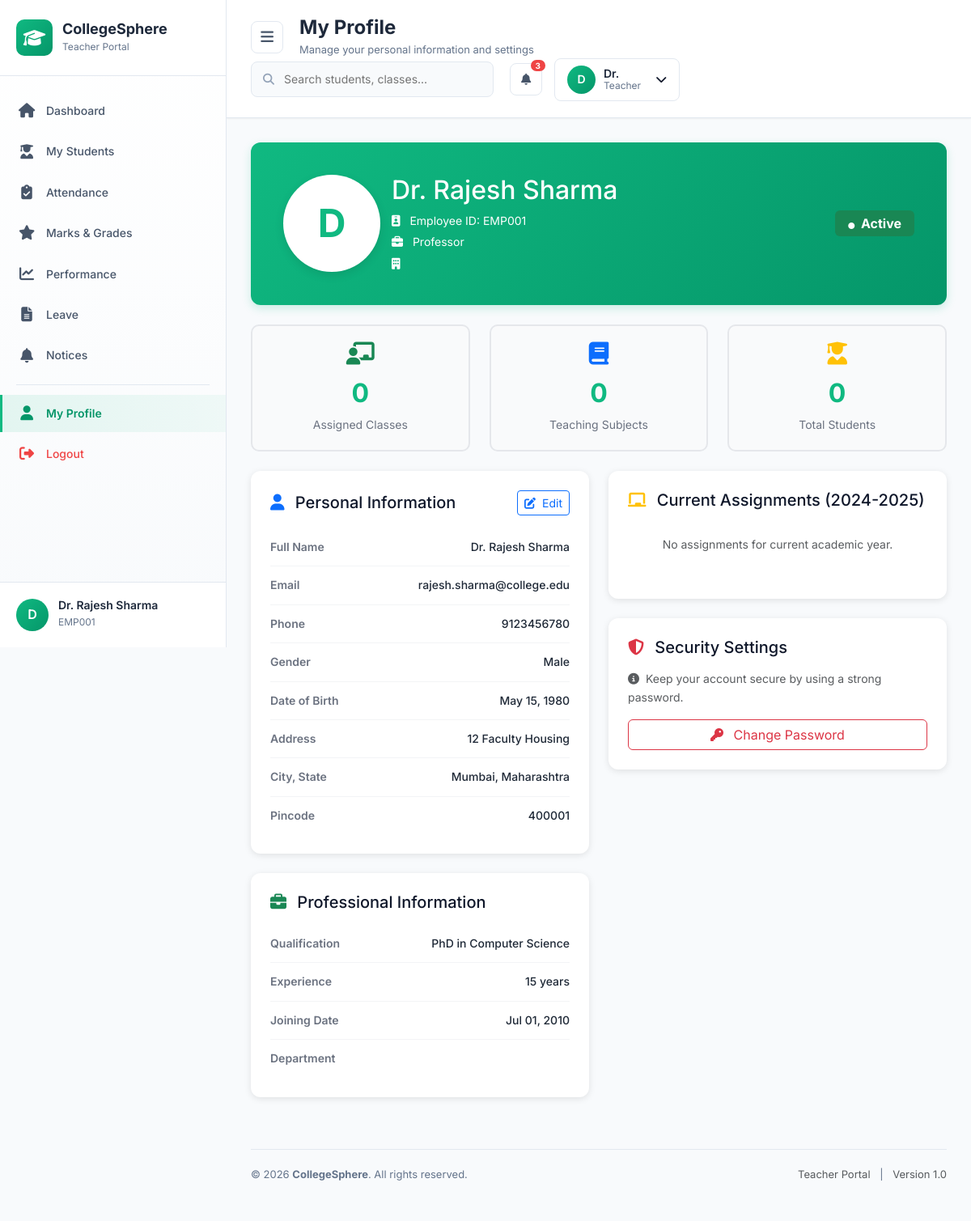
The page /college_sphere/teacher/profile.php (signed in) on the database its author committed.
### tables this page shows
CREATE TABLE `teachers` (
  `teacher_id` int(11) NOT NULL,
  `employee_id` varchar(50) NOT NULL,
  `first_name` varchar(50) NOT NULL,
  `last_name` varchar(50) NOT NULL,
  `email` varchar(100) NOT NULL,
  `password` varchar(255) DEFAULT NULL,
  `last_login` timestamp NULL DEFAULT NULL,
  `phone` varchar(20) DEFAULT NULL,
  `date_of_birth` date DEFAULT NULL,
  `gender` enum('Male','Female','Other') NOT NULL,
  `address` text DEFAULT NULL,
  `city` varchar(50) DEFAULT NULL,
  `state` varchar(50) DEFAULT NULL,
  `pincode` varchar(10) DEFAULT NULL,
  `dept_id` int(11) DEFAULT NULL,
  `designation` varchar(100) DEFAULT NULL,
  `qualification` varchar(200) DEFAULT NULL,
  `experience_years` int(11) DEFAULT 0,
  `joining_date` date NOT NULL,
  `salary` decimal(10,2) DEFAULT NULL,
  `status` enum('Active','Inactive','On Leave') DEFAULT 'Active',
  `profile_image` varchar(255) DEFAULT NULL,
  `created_at` timestamp NOT NULL DEFAULT current_timestamp(),
  `updated_at` timestamp NOT NULL DEFAULT current_timestamp() ON UPDATE current_timestamp()
);

### college_sphere/config/db.php (called while the page is built, shortened)
<?php
$conn = new mysqli(DB_HOST, DB_USER, DB_PASS, DB_NAME);
$conn->set_charset("utf8mb4");
function execute_query($query) {
    global $conn;
    $result = $conn->query($query);
    return $result;
}
function get_row($query) {
    $result = execute_query($query);
    if ($result && $result->num_rows > 0) {
        return $result->fetch_assoc();
    }
    return null;
}
function get_all($query) {
    $result = execute_query($query);
    return [];
}
?>

### college_sphere/teacher/profile.php (the view, shortened to what this page needs)
<?php
require_once '../config/db.php';
$teacher_id = $_SESSION['teacher_id'];
$profile_query = "
    SELECT
        t.teacher_id,
        t.employee_id,
        t.first_name,
        t.last_name,
        t.email,
        t.phone,
        t.date_of_birth,
        t.gender,
        t.address,
        t.city,
        t.state,
        t.pincode,
        t.designation,
        t.qualification,
        t.experience_years,
        t.joining_date,
        t.status,
        d.dept_name,
        d.dept_code
    FROM teachers t
    LEFT JOIN departments d ON t.dept_id = d.dept_id
    WHERE t.teacher_id = {$teacher_id}
";
$profile = get_row($profile_query);
$assignments_query = "
    SELECT
        c.class_name,
        c.section,
        s.subject_name,
        s.subject_code,
        tca.is_class_teacher
    FROM teacher_class_assignments tca
    JOIN classes c ON tca.class_id = c.class_id
    JOIN subjects s ON tca.subject_id = s.subject_id
    WHERE tca.teacher_id = {$teacher_id}
    AND tca.academic_year = '2024-2025'
    ORDER BY c.class_name, c.section
";
$assignments = get_all($assignments_query);
$stats_query = "
    SELECT
        COUNT(DISTINCT tca.class_id) as total_classes,
        COUNT(DISTINCT tca.subject_id) as total_subjects,
        COUNT(DISTINCT s.student_id) as total_students
    FROM teacher_class_assignments tca
    LEFT JOIN students s ON tca.class_id = s.class_id AND s.status = 'Active'
    WHERE tca.teacher_id = {$teacher_id}
    AND tca.academic_year = '2024-2025'
";
$stats = get_row($stats_query);
?>
<!DOCTYPE html>
<html lang="en">
<head>
    <link href="https://cdn.jsdelivr.net/npm/bootstrap@5.3.2/dist/css/bootstrap.min.css" rel="stylesheet">
    <link href="https://cdnjs.cloudflare.com/ajax/libs/font-awesome/6.5.0/css/all.min.css" rel="stylesheet">
    <link rel="stylesheet" href="../assets/css/teacher.css">
</head>
<body>
    <?php include 'includes/sidebar.php'; ?>
    <main class="main-content" id="mainContent">
        <?php include 'includes/navbar.php'; ?>
        <div class="content-wrapper">
            <div class="profile-header">
                <div class="row align-items-center">
                    <div class="col-md-2 text-center">
                        <div class="profile-avatar mx-auto">
                            <?php echo strtoupper(substr($profile['first_name'], 0, 1)); ?>
                        </div>
                    </div>
                    <div class="col-md-7">
                        <h2 class="mb-2">
                            <?php echo htmlspecialchars($profile['first_name'] . ' ' . $profile['last_name']); ?>
                        </h2>
                        <p class="mb-1">
                            <i class="fas fa-id-badge me-2"></i>
                            Employee ID: <?php echo htmlspecialchars($profile['employee_id']); ?>
                        </p>
                        <p class="mb-1">
                            <i class="fas fa-briefcase me-2"></i>
                            <?php echo htmlspecialchars($profile['designation']); ?>
                        </p>
                        <p class="mb-0">
                            <i class="fas fa-building me-2"></i>
                        </p>
                    </div>
                    <div class="col-md-3 text-md-end mt-3 mt-md-0">
                        <span class="badge bg-<?php echo $profile['status'] == 'Active' ? 'success' : 'secondary'; ?> fs-6 px-3 py-2">
                            <i class="fas fa-circle me-1" style="font-size: 8px;"></i>
                            <?php echo htmlspecialchars($profile['status']); ?>
                        </span>
                    </div>
                </div>
            </div>
            <div class="row g-4 mb-4">
                <div class="col-md-4">
                    <div class="stat-box-mini">
                        <i class="fas fa-chalkboard-teacher fa-2x text-success mb-2"></i>
                        <h4><?php echo $stats['total_classes']; ?></h4>
                        <p>Assigned Classes</p>
                    </div>
                </div>
                <div class="col-md-4">
                    <div class="stat-box-mini">
                        <i class="fas fa-book fa-2x text-primary mb-2"></i>
                        <h4><?php echo $stats['total_subjects']; ?></h4>
                        <p>Teaching Subjects</p>
                    </div>
                </div>
                <div class="col-md-4">
                    <div class="stat-box-mini">
                        <i class="fas fa-user-graduate fa-2x text-warning mb-2"></i>
                        <h4><?php echo $stats['total_students']; ?></h4>
                        <p>Total Students</p>
                    </div>
                </div>
            </div>
            <div class="row">
                <div class="col-lg-6">
                    <div class="profile-card">
                        <div class="d-flex justify-content-between align-items-center mb-3">
                            <h5 class="mb-0">
                                <i class="fas fa-user text-primary me-2"></i>
                                Personal Information
                            </h5>
                            <button class="btn btn-sm btn-outline-primary" data-bs-toggle="modal" data-bs-target="#editProfileModal">
                                <i class="fas fa-edit me-1"></i> Edit
                            </button>
                        </div>
                        <div class="info-row">
                            <span class="info-label">Full Name</span>
                            <span class="info-value"><?php echo htmlspecialchars($profile['first_name'] . ' ' . $profile['last_name']); ?></span>
                        </div>
                        <div class="info-row">
                            <span class="info-label">Email</span>
                            <span class="info-value"><?php echo htmlspecialchars($profile['email']); ?></span>
                        </div>
                        <div class="info-row">
                            <span class="info-label">Phone</span>
                            <span class="info-value"><?php echo htmlspecialchars($profile['phone'] ?? 'Not provided'); ?></span>
                        </div>
                        <div class="info-row">
                            <span class="info-label">Gender</span>
                            <span class="info-value"><?php echo htmlspecialchars($profile['gender']); ?></span>
                        </div>
                        <div class="info-row">
                            <span class="info-label">Date of Birth</span>
                            <span class="info-value">
                                <?php echo $profile['date_of_birth'] ? date('M d, Y', strtotime($profile['date_of_birth'])) : 'Not provided'; ?>
                            </span>
                        </div>
                        <div class="info-row">
                            <span class="info-label">Address</span>
                            <span class="info-value"><?php echo htmlspecialchars($profile['address'] ?? 'Not provided'); ?></span>
                        </div>
                        <div class="info-row">
                            <span class="info-label">City, State</span>
                            <span class="info-value">
                                <?php echo htmlspecialchars(($profile['city'] ?? '') . ', ' . ($profile['state'] ?? 'Not provided')); ?>
                            </span>
                        </div>
                        <div class="info-row">
                            <span class="info-label">Pincode</span>
                            <span class="info-value"><?php echo htmlspecialchars($profile['pincode'] ?? 'Not provided'); ?></span>
                        </div>
                    </div>
                    <div class="profile-card">
                        <h5 class="mb-3">
                            <i class="fas fa-briefcase text-success me-2"></i>
                            Professional Information
                        </h5>
                        <div class="info-row">
                            <span class="info-label">Qualification</span>
                            <span class="info-value"><?php echo htmlspecialchars($profile['qualification'] ?? 'Not provided'); ?></span>
                        </div>
                        <div class="info-row">
                            <span class="info-label">Experience</span>
                            <span class="info-value"><?php echo htmlspecialchars($profile['experience_years']); ?> years</span>
                        </div>
                        <div class="info-row">
                            <span class="info-label">Joining Date</span>
                            <span class="info-value"><?php echo date('M d, Y', strtotime($profile['joining_date'])); ?></span>
                        </div>
                        <div class="info-row">
                            <span class="info-label">Department</span>
                        </div>
                    </div>
                </div>
                <div class="col-lg-6">
                    <div class="profile-card">
                        <h5 class="mb-3">
                            <i class="fas fa-chalkboard text-warning me-2"></i>
                            Current Assignments (2024-2025)
                        </h5>
                        <?php if (count($assignments) > 0): ?>
                            <?php foreach ($assignments as $assignment): ?>
                            <div class="mb-3 pb-3 border-bottom">
                                <div class="d-flex justify-content-between align-items-start">
                                    <div>
                                        <h6 class="mb-1">
                                            <?php echo htmlspecialchars($assignment['class_name'] . '-' . $assignment['section']); ?>
                                        </h6>
                                        <p class="mb-0 text-muted">
                                            <i class="fas fa-book me-1"></i>
                                            <?php echo htmlspecialchars($assignment['subject_name']); ?>
                                            <small>(<?php echo htmlspecialchars($assignment['subject_code']); ?>)</small>
                                        </p>
                                    </div>
                                    <?php if ($assignment['is_class_teacher']): ?>
                                    <span class="assignment-badge class-teacher-badge">
                                        <i class="fas fa-star me-1"></i>
                                        Class Teacher
                                    </span>
                                    <?php endif; ?>
                                </div>
                            </div>
                            <?php endforeach; ?>
                        <?php else: ?>
                            <p class="text-muted text-center py-3">No assignments for current academic year.</p>
                        <?php endif; ?>
                    </div>
                    <div class="profile-card">
                        <h5 class="mb-3">
                            <i class="fas fa-shield-alt text-danger me-2"></i>
                            Security Settings
                        </h5>
                        <p class="text-muted mb-3">
                            <i class="fas fa-info-circle me-1"></i>
                            Keep your account secure by using a strong password.
                        </p>
                        <button class="btn btn-outline-danger w-100" data-bs-toggle="modal" data-bs-target="#changePasswordModal">
                            <i class="fas fa-key me-2"></i>
                            Change Password
                        </button>
                    </div>
                </div>
            </div>
            <?php include 'includes/footer.php'; ?>
        </div>
    </main>
</body>
</html>

### college_sphere/assets/css/teacher.css (style rules this page uses)
:root { --teacher-primary: #10b981; --teacher-primary-dark: #059669; --teacher-primary-light: #34d399; --teacher-success: #10b981; --teacher-warning: #f59e0b; --teacher-danger: #ef4444; --teacher-info: #3b82f6; --dark: #1e293b; --dark-light: #334155; --gray-50: #f8fafc; --gray-100: #f1f5f9; --gray-200: #e2e8f0; --gray-300: #cbd5e1; --gray-400: #94a3b8; --gray-500: #64748b; --gray-600: #475569; --gray-700: #334155; --gray-800: #1e293b; --gray-900: #0f172a; --sidebar-width: 280px; --sidebar-collapsed: 80px; --sidebar-bg: #ffffff; --sidebar-hover: #f8fafc; --shadow-sm: 0 1px 2px 0 rgba(0, 0, 0, 0.05); --shadow: 0 1px 3px 0 rgba(0, 0, 0, 0.1), 0 1px 2px -1px rgba(0, 0, 0, 0.1); --shadow-md: 0 4px 6px -1px rgba(0, 0, 0, 0.1), 0 2px 4px -2px rgba(0, 0, 0, 0.1); --shadow-lg: 0 10px 15px -3px rgba(0, 0, 0, 0.1), 0 4px 6px -4px rgba(0, 0, 0, 0.1); --transition: all 0.3s cubic-bezier(0.4, 0, 0.2, 1); --transition-fast: all 0.15s ease; --radius-sm: 6px; --radius: 10px; --radius-lg: 16px; }
* { margin: 0; padding: 0; box-sizing: border-box; }
body { font-family: 'Inter', -apple-system, BlinkMacSystemFont, 'Segoe UI', sans-serif; background: var(--gray-50); color: var(--gray-900); line-height: 1.6; overflow-x: hidden; font-size: 14px; }
.main-content { margin-left: var(--sidebar-width); min-height: 100vh; background: var(--gray-50); transition: var(--transition); }
.content-wrapper { padding: 30px; }

### college_sphere/teacher/profile.php (style rules this page uses)
.profile-header { background: linear-gradient(135deg, #10b981 0%, #059669 100%); color: white; border-radius: 12px; padding: 40px; margin-bottom: 24px; box-shadow: 0 4px 12px rgba(16, 185, 129, 0.2); }
.profile-avatar { width: 120px; height: 120px; border-radius: 50%; background: white; color: var(--teacher-primary); display: flex; align-items: center; justify-content: center; font-size: 48px; font-weight: 700; box-shadow: 0 4px 12px rgba(0,0,0,0.1); }
.profile-card { background: white; border-radius: 12px; padding: 24px; box-shadow: 0 2px 8px rgba(0,0,0,0.1); margin-bottom: 24px; }
.info-row { display: flex; justify-content: space-between; padding: 12px 0; border-bottom: 1px solid #f3f4f6; }
.info-row:last-child { border-bottom: none; }
.info-label { font-weight: 600; color: #6b7280; }
.info-value { color: #1f2937; font-weight: 500; }
.stat-box-mini { background: #f9fafb; border-radius: 10px; padding: 20px; text-align: center; border: 2px solid #e5e7eb; }
.stat-box-mini h4 { font-size: 32px; font-weight: 700; color: var(--teacher-primary); margin: 8px 0; }
.stat-box-mini p { margin: 0; color: #6b7280; font-size: 14px; }

### rows shown on the page
teachers: first_name "D", first_name+last_name "Dr. Rajesh Sharma", employee "EMP001", designation "Professor", status "Active", email "rajesh.sharma@college.edu", phone "9123456780", gender "Male", date_of_birth "May 15, 1980", address "12 Faculty Housing", city+state "Mumbai, Maharashtra", pincode "400001", qualification "PhD in Computer Science", experience_years "15", joining_date "Jul 01, 2010"

### other values the page prints
substr($_SESSION['teacher_name'], 0, 1) "D"
$_SESSION['teacher_name'] "Dr. Rajesh Sharma"
$_SESSION['employee_id'] "EMP001"
$page_title "My Profile"
$page_subtitle "Manage your personal information and settings"
explode(' ', $_SESSION['teacher_name'])[0] "Dr."
$stats['total_classes'] "0"
$stats['total_subjects'] "0"
$stats['total_students'] "0"
